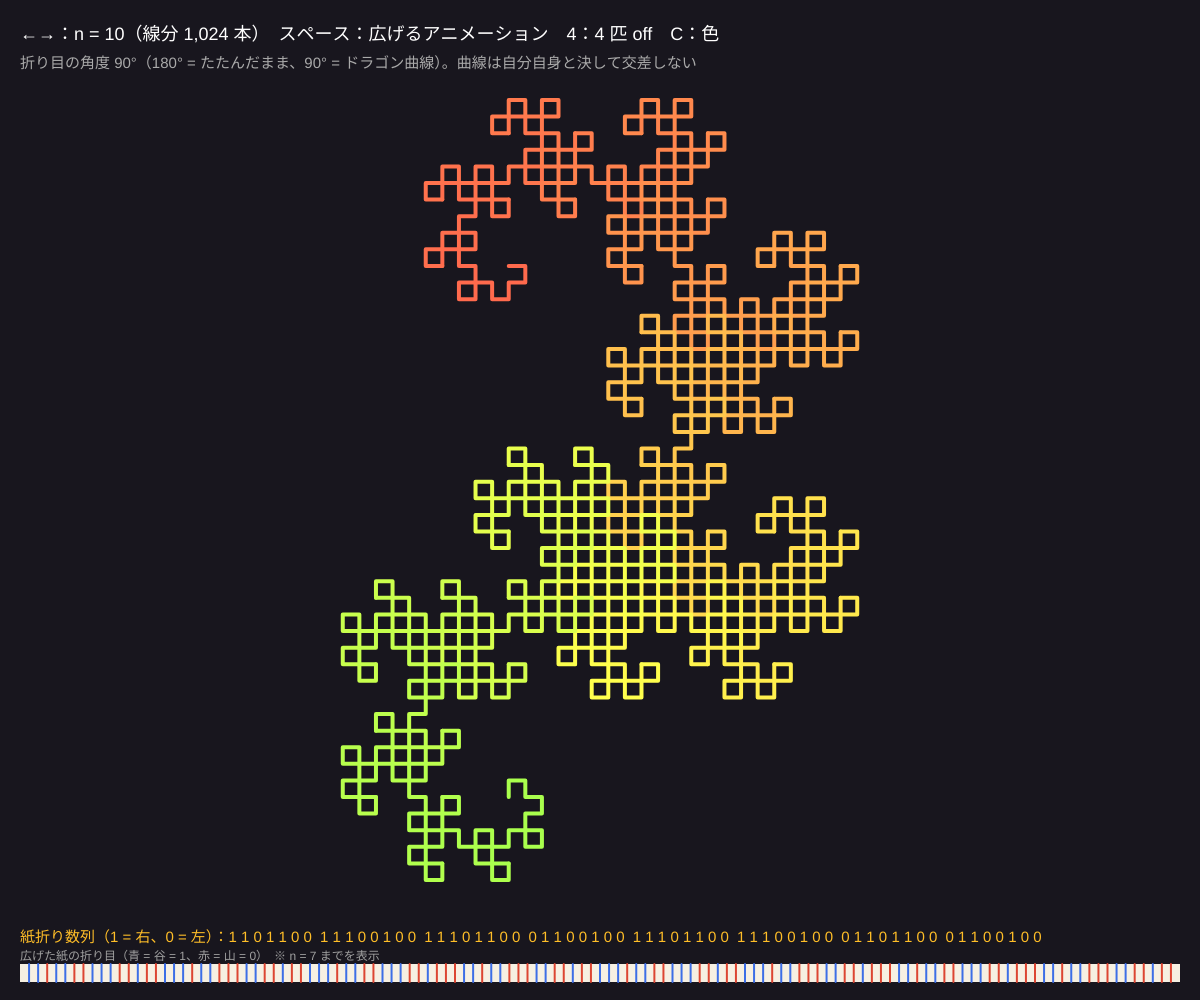
Frame 1 (no input)
Frame 60 (no input): identical to frame 1, image omitted
Frame 120 (the mouse pressed at the canvas centre since frame 60): identical to frame 1, image omitted

The p5.js sketch that drew this single still picture (run headless with seeded random() and noise() and a simulated clock; from frame 60 on, the mouse is pressed at the canvas centre):

// p5.js sketch
// ── sketch.js
// ============================================
// 12 ドラゴン曲線
// 細長い紙を同じ向きに n 回半分に折り、広げて、すべての折り目を 90° にすると「ドラゴン曲線」になる
//   折り目の向き（右・左）の並びは「紙折り数列」：1 1 0 1 1 0 0 1 1 1 0 0 1 0 0 …
// ←→ = 折る回数 n / スペース = 折りたたんだ状態から広げるアニメーション / 4 = 4 匹で平面を埋める / C = 色
// ============================================

let n = 10;                // ★ 折る回数（1〜16）
let foldAng = 90;            // 折り目の角度（180 = たたんだまま、90 = ドラゴン）
let playing = false, playT = 0;
let four = false;
let hueMode = 0;
let pg, dirty = true;

function setup() {
  createCanvas(windowWidth, windowHeight);
  pg = createGraphics(width, height);
}

// ★ 紙折り数列：k = 2^m × 奇数 o と書いたとき、o を 4 で割った余りが 1 なら 1（右）、3 なら 0（左）
function turnAt(k) {
  while (k % 2 === 0) k /= 2;
  return k % 4 === 1 ? 1 : 0;
}

// 折り目ごとに ±foldAng 曲がりながら進んだ点の列
function curvePoints(k, a) {
  let N = 2 ** k, pts = [{ x: 0, y: 0 }], hd = 0, x = 0, y = 0, ar = radians(180 - a);
  for (let i = 1; i <= N; i++) {
    x += Math.cos(hd); y += Math.sin(hd);
    pts.push({ x, y });
    if (i < N) hd += turnAt(i) ? ar : -ar;
  }
  return pts;
}

function draw() {
  background(24, 22, 30);
  if (playing) {
    playT += 1 / 180;
    foldAng = lerp(180, 90, easeInOut(min(1, playT)));
    dirty = true;
    if (playT >= 1) playing = false;
  }
  if (dirty) { renderCurve(); dirty = false; }
  image(pg, 0, 0);

  // 紙折り数列（最初の 63 個）
  let seq = '';
  for (let k = 1; k < min(64, 2 ** n); k++) seq += turnAt(k) + (k % 8 === 7 ? '  ' : ' ');
  noStroke(); fill(255); textSize(18);
  text('←→：n = ' + n + '（線分 ' + (2 ** n).toLocaleString() + ' 本）　スペース：広げるアニメーション　4：4 匹 ' + (four ? 'ON' : 'off') + '　C：色', 20, 40);
  fill(170); textSize(15);
  text('折り目の角度 ' + nf(foldAng, 1, 0) + '°（180° = たたんだまま、90° = ドラゴン曲線）。曲線は自分自身と決して交差しない', 20, 68);
  fill(255, 190, 40); textSize(15);
  text('紙折り数列（1 = 右、0 = 左）：' + seq, 20, height - 70, width - 40);
  drawStrip();
}

// 細長い紙と折り目（n ≤ 7 のとき）
function drawStrip() {
  let k = min(n, 7), N = 2 ** k, x0 = 20, y0 = height - 36, w = width - 40;
  noStroke(); fill(246, 240, 226); rect(x0, y0, w, 18);
  strokeWeight(2);
  for (let i = 1; i < N; i++) {
    let x = x0 + w * i / N;
    stroke(turnAt(i) ? color(60, 110, 230) : color(220, 70, 50));
    line(x, y0, x, y0 + 18);
  }
  noStroke(); fill(160); textSize(12);
  text('広げた紙の折り目（青 = 谷 = 1、赤 = 山 = 0）' + (n > 7 ? '　※ n = 7 までを表示' : ''), x0, y0 - 4);
}

function renderCurve() {
  pg.clear();
  let pts = curvePoints(n, foldAng);
  // 4 匹のときは原点のまわりに 90° ずつ回す
  let copies = four ? 4 : 1;
  let all = [];
  for (let c = 0; c < copies; c++) {
    let ca = Math.cos(c * HALF_PI), sa = Math.sin(c * HALF_PI);
    all.push(pts.map((p) => ({ x: p.x * ca - p.y * sa, y: p.x * sa + p.y * ca })));
  }
  // 画面に収まるように拡大・移動
  let xs = [], ys = [];
  for (let arr of all) for (let i = 0; i < arr.length; i += max(1, floor(arr.length / 2000))) { xs.push(arr[i].x); ys.push(arr[i].y); }
  for (let arr of all) { xs.push(arr[arr.length - 1].x); ys.push(arr[arr.length - 1].y); }
  let minX = min(xs), maxX = max(xs), minY = min(ys), maxY = max(ys);
  let s = min((width - 80) / max(1, maxX - minX), (height - 220) / max(1, maxY - minY));
  let ox = width / 2 - (minX + maxX) / 2 * s, oy = 100 + (height - 220) / 2 - (minY + maxY) / 2 * s;
  pg.colorMode(HSB, 360, 100, 100, 100);
  pg.noFill();
  pg.strokeWeight(constrain(s * 0.35, 1, 4));
  pg.strokeJoin(ROUND);
  let groups = 64;
  all.forEach((arr, c) => {
    let per = Math.ceil((arr.length - 1) / groups);
    for (let g = 0; g < groups; g++) {
      let a = g * per, b = min(arr.length - 1, (g + 1) * per);
      if (a >= b) break;
      let hue = hueMode === 0 ? (c * 90 + g / groups * 80 + 10) % 360 : (g / groups * 360);
      pg.stroke(hue, hueMode === 0 ? 70 : 80, 100);
      pg.beginShape();
      for (let i = a; i <= b; i++) pg.vertex(ox + arr[i].x * s, oy + arr[i].y * s);
      pg.endShape();
    }
  });
}

function easeInOut(x) { return x < 0.5 ? 2 * x * x : 1 - (-2 * x + 2) ** 2 / 2; }

function keyPressed() {
  if (key === RIGHT_ARROW) { n = min(16, n + 1); dirty = true; }
  if (key === LEFT_ARROW) { n = max(1, n - 1); dirty = true; }
  if (key === ' ') { playing = true; playT = 0; if (n > 13) n = 13; }
  if (key === '4') { four = !four; dirty = true; }
  if (key === 'c' || key === 'C') { hueMode = 1 - hueMode; dirty = true; }
}
function windowResized() { resizeCanvas(windowWidth, windowHeight); pg = createGraphics(width, height); dirty = true; }

// ---------- やってみよう ----------
// 1. 細長い紙を 3〜4 回折って広げ、折り目を全部 90° にして立ててみよう。画面と同じ形になる？
// 2. 紙折り数列の「1 つおき」（奇数番目）だけを見ると 1 0 1 0 … のくり返し。偶数番目を見ると？
// 3. foldAng を 90 以外（例：120、60）に固定すると、どんな曲線になる？
// 4. 4 匹のドラゴンは重ならずに平面をすき間なく埋める。n を大きくして確かめよう
